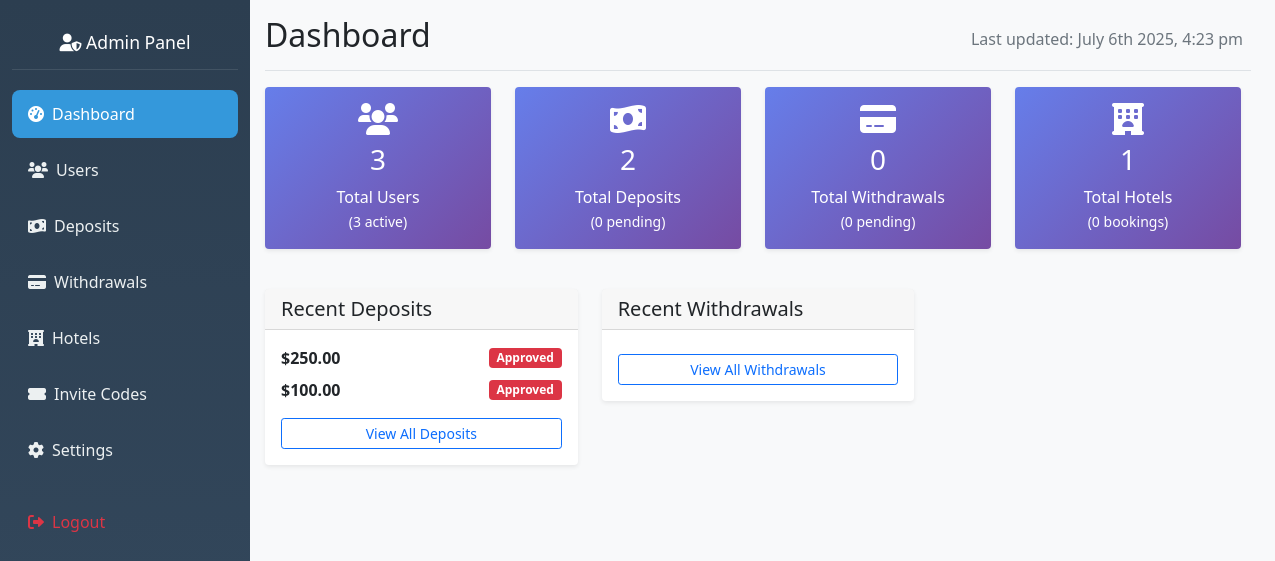
The app's page /admin/dashboard (signed in) with its own data.
### hotel_app/models.py (models this page shows, shortened)
class DepositRequest(db.Model):
    id = db.Column(db.Integer, primary_key=True)
    user_id = db.Column(db.Integer, db.ForeignKey('user.id'), nullable=False)
    amount = db.Column(db.Float, nullable=False)
    network = db.Column(db.String(20), nullable=False)  # BTC, ETH, USDT, etc.
    wallet_address = db.Column(db.String(200), nullable=True)  # User's wallet address
    transaction_hash = db.Column(db.String(200))  # Optional: for transaction verification
    status = db.Column(db.String(20), default='Pending')  # Pending, Approved, Rejected
    admin_notes = db.Column(db.Text)  # Admin can add notes
    created_at = db.Column(db.DateTime, default=datetime.utcnow)
    processed_at = db.Column(db.DateTime)
    processed_by = db.Column(db.Integer, db.ForeignKey('admin.id'))  # Which admin processed it
    processed_by_admin = db.relationship('Admin', backref='processed_deposits', lazy=True)

### hotel_app/routes.py (the view)
@app.route('/admin/dashboard')
@admin_required
def admin_dashboard():
    total_users = User.query.count()
    active_users = User.query.filter_by(is_active=True).count()
    total_deposits = DepositRequest.query.count()
    pending_deposits = DepositRequest.query.filter_by(status='pending').count()
    total_withdrawals = WithdrawalRequest.query.count()
    pending_withdrawals = WithdrawalRequest.query.filter_by(status='pending').count()
    total_hotels = Hotel.query.count()
    total_bookings = Booking.query.count() if 'Booking' in globals() else 0
    recent_users = User.query.order_by(User.id.desc()).limit(5).all()
    recent_deposits = DepositRequest.query.order_by(DepositRequest.id.desc()).limit(5).all()
    recent_withdrawals = WithdrawalRequest.query.order_by(WithdrawalRequest.id.desc()).limit(5).all()
    stats = {
        'total_users': total_users,
        'active_users': active_users,
        'total_deposits': total_deposits,
        'pending_deposits': pending_deposits,
        'total_withdrawals': total_withdrawals,
        'pending_withdrawals': pending_withdrawals,
        'total_hotels': total_hotels,
        'total_bookings': total_bookings,
    }
    return render_template('admin_dashboard.html',
                         stats=stats,
                         recent_users=recent_users,
                         recent_deposits=recent_deposits,
                         recent_withdrawals=recent_withdrawals)

### hotel_app/routes.py (called while the page is built)
def admin_required(f):
    @wraps(f)
    def wrapper(*args, **kwargs):
        admin_id = session.get('admin_id')
        if not admin_id:
            flash("Admin login required.", "danger")
            return redirect(url_for('admin_login'))
        admin = Admin.query.get(admin_id)
        if not admin or not admin.is_active:
            session.pop('admin_id', None)
            flash("Admin access denied.", "danger")
            return redirect(url_for('admin_login'))
        return f(*args, **kwargs)
    return wrapper

@app.before_request
def check_admin_routes():
    if request.endpoint and request.endpoint.startswith('admin_') and request.endpoint != 'admin_login':
        if 'admin_id' not in session:
            return redirect(url_for('admin_login'))

### hotel_app/templates/admin_dashboard.html (shortened to what this page needs)
{% extends "admin_base.html" %}
{% block content %}
<div class="d-flex justify-content-between flex-wrap flex-md-nowrap align-items-center pb-2 mb-3 border-bottom">
    <h1 class="h2">Dashboard</h1>
    <div class="btn-toolbar mb-2 mb-md-0">
        <div class="btn-group me-2">
            <span class="text-muted">Last updated: <span id="last-updated"></span></span>
        </div>
    </div>
</div>
<div class="row mb-4">
    <div class="col-md-3 mb-3">
        <div class="card stats-card">
            <div class="card-body text-center">
                <i class="fas fa-users fa-2x mb-2"></i>
                <h3>{{ stats.total_users }}</h3>
                <p class="mb-0">Total Users</p>
                <small>({{ stats.active_users }} active)</small>
            </div>
        </div>
    </div>
    <div class="col-md-3 mb-3">
        <div class="card stats-card">
            <div class="card-body text-center">
                <i class="fas fa-money-bill-wave fa-2x mb-2"></i>
                <h3>{{ stats.total_deposits }}</h3>
                <p class="mb-0">Total Deposits</p>
                <small>({{ stats.pending_deposits }} pending)</small>
            </div>
        </div>
    </div>
    <div class="col-md-3 mb-3">
        <div class="card stats-card">
            <div class="card-body text-center">
                <i class="fas fa-credit-card fa-2x mb-2"></i>
                <h3>{{ stats.total_withdrawals }}</h3>
                <p class="mb-0">Total Withdrawals</p>
                <small>({{ stats.pending_withdrawals }} pending)</small>
            </div>
        </div>
    </div>
    <div class="col-md-3 mb-3">
        <div class="card stats-card">
            <div class="card-body text-center">
                <i class="fas fa-hotel fa-2x mb-2"></i>
                <h3>{{ stats.total_hotels }}</h3>
                <p class="mb-0">Total Hotels</p>
                <small>({{ stats.total_bookings }} bookings)</small>
            </div>
        </div>
    </div>
</div>
<div class="row">
    <div class="col-md-4 mb-4">
        <div class="card">
            <div class="card-header">
                <h5 class="card-title mb-0">Recent Deposits</h5>
            </div>
            <div class="card-body">
                {% for deposit in recent_deposits %}
                <div class="d-flex justify-content-between align-items-center mb-2">
                    <div>
                        <strong>${{ "%.2f"|format(deposit.amount) }}</strong><br>
                    </div>
                    <span class="badge bg-{{ 'warning' if deposit.status == 'pending' else ('success' if deposit.status == 'approved' else 'danger') }}">
                        {{ deposit.status.title() }}
                    </span>
                </div>
                {% endfor %}
                <a href="{{ url_for('view_deposits') }}" class="btn btn-sm btn-outline-primary w-100 mt-2">View All Deposits</a>
            </div>
        </div>
    </div>
    <div class="col-md-4 mb-4">
        <div class="card">
            <div class="card-header">
                <h5 class="card-title mb-0">Recent Withdrawals</h5>
            </div>
            <div class="card-body">
                <a href="{{ url_for('view_withdrawals') }}" class="btn btn-sm btn-outline-primary w-100 mt-2">View All Withdrawals</a>
            </div>
        </div>
    </div>
</div>
{% endblock %}

### hotel_app/static/css/admin.css (style rules this page uses)
.card { border: none; box-shadow: 0 0.125rem 0.25rem rgba(0, 0, 0, 0.075); }
.stats-card { background: linear-gradient(135deg, #667eea 0%, #764ba2 100%); color: white; }
@media (min-width: 992px) { .container-fluid .row { display: flex !important; flex-wrap: nowrap !important; } }
@media (min-width: 992px) { .col-md-3, .col-lg-2 { flex: 0 0 auto; width: 250px; max-width: 250px; } }
@media (min-width: 1200px) { .container-fluid .row { display: flex !important; } }

### records on screen
DepositRequest: amount "250.00", status "Approved"
DepositRequest: amount "100.00", status "Approved"

### other values on screen
{{ stats.total_users }} "3"
{{ stats.active_users }} "3"
{{ stats.total_deposits }} "2"
{{ stats.pending_deposits }} "0"
{{ stats.total_withdrawals }} "0"
{{ stats.pending_withdrawals }} "0"
{{ stats.total_hotels }} "1"
{{ stats.total_bookings }} "0"
